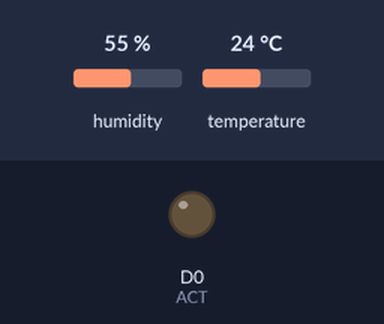
Bench run of a sketch on a simulated ESP8266 (NodeMCU). Parts: output pins drawn as LEDs (lit = HIGH). The test bench sets the inputs (shaded band); at power-on: humidity 55 %, temperature 24 °C. WiFi joins after 1.5 s; servers stay silent unless stated; not simulated (calls return 0 or success): arduino_secrets.h; what the sketch prints to the serial monitor is not drawn.

Above: at 0.0 s.
At 1.6 s:
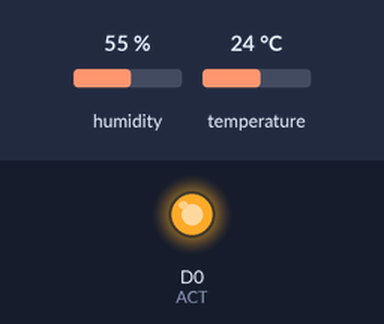
Timing chart, 0 to 3.1 s (numbered marks = the images above):
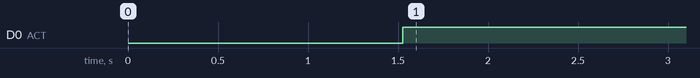

Measured:
- by itself, D0 (ACT): LOW → HIGH at 1.5 s

The sketch:

Project_IOT_apr02a.ino
```cpp
#include "arduino_secrets.h"
/*
  Sketch generated by the Arduino IoT Cloud Thing "Untitled"
  https://create.arduino.cc/cloud/things/8a442844-4155-4788-9678-001c43ee4944

  Arduino IoT Cloud Variables description

  The following variables are automatically generated and updated when changes are made to the Thing

  float heat_Index;
  float humidity;
  float soil_Moisture;
  float temperature;
  bool motor;

  Variables which are marked as READ/WRITE in the Cloud Thing will also have functions
  which are called when their values are changed from the Dashboard.
  These functions are generated with the Thing and added at the end of this sketch.
*/
#include "DHT.h"
#include<Arduino.h>
#include <SoftwareSerial.h>
#define DHTPIN D2
#define SENSOR_IN A0
#define ACT D0
 // what digital pin we're connected to
// Uncomment whatever type you're using!
#define DHTTYPE DHT11 // DHT 11
DHT dht(DHTPIN, DHTTYPE);
#include "thingProperties.h"
SoftwareSerial s(3,1);
String pump;
void setup() {
  // Initialize serial and wait for port to open:
  Serial.begin(9600);
  s.begin(9600);
  // This delay gives the chance to wait for a Serial Monitor without blocking if none is found
  delay(1500);
 pinMode(A0,INPUT);

  pinMode(D0,OUTPUT);
  // Defined in thingProperties.h
  initProperties();
dht.begin();
  // Connect to Arduino IoT Cloud
  ArduinoCloud.begin(ArduinoIoTPreferredConnection);

  /*
     The following function allows you to obtain more information
     related to the state of network and IoT Cloud connection and errors
     the higher number the more granular information you’ll get.
     The default is 0 (only errors).
     Maximum is 4
 */
  setDebugMessageLevel(2);
  ArduinoCloud.printDebugInfo();
}

void loop() {
  ArduinoCloud.update();
  // Your code here
  humidity = dht.readHumidity();
// Read temperature as Celsius
temperature= dht.readTemperature();
// Read temperature as Fahrenheit
float f= dht.readTemperature(true);
int soil=analogRead(SENSOR_IN);

soil_Moisture=map(soil, 704, 450, 0, 100);
// Check if any reads failed and exit early (to try again).
if (isnan(humidity)|| isnan(temperature) || isnan(f)) {
Serial.println("Failed to read from DHT sensor!");
return;
}
if (soil_Moisture>=49.00){
digitalWrite(ACT, HIGH);
motor=false;
pump="OF ";
}
else if(soil_Moisture<=51.00){
 digitalWrite(ACT, LOW);
 motor=true;
 pump="ON ";
}
// Compute heat index
// Must send in temp in Fahrenheit!
heat_Index = dht.computeHeatIndex(f,humidity);
  String s1="T=";
  String s2=String(temperature);
  String s3="C ";
  String s4="H=";
  String s5=String(humidity);
  String line1=s1+s2+s3+s4+s5+"\n";
  char line3[15];
  line1.toCharArray(line3,line1.length()+1);
s.write(line3);
delay(4000);
Serial.println(line3);
 String s6="M=";
  String s7=String(soil_Moisture);
  String s8="% ";
  String s9="PUMP=";
  String s10=String(pump);
  String line2=s6+s7+s8+s9+s10+"\n";
  char line4[15];
 line2.toCharArray(line4,line2.length()+1);
s.write(line4);

Serial.println(line4);
delay(4000);
}


/*
  Since Motor is READ_WRITE variable, onMotorChange() is
  executed every time a new value is received from IoT Cloud.
*/
void onMotorChange()  {
  if (motor==true){
    digitalWrite(ACT, HIGH);
  }
  else{
    digitalWrite(ACT, LOW);
  }
}
```

thingProperties.h
```cpp
// Code generated by Arduino IoT Cloud, DO NOT EDIT.

#include <ArduinoIoTCloud.h>
#include <Arduino_ConnectionHandler.h>

const char DEVICE_LOGIN_NAME[]  = "7001e182-9068-4e1c-9ede-25187fc3c52f";

const char SSID[]               = SECRET_SSID;    // Network SSID (name)
const char PASS[]               = SECRET_OPTIONAL_PASS;    // Network password (use for WPA, or use as key for WEP)
const char DEVICE_KEY[]  = SECRET_DEVICE_KEY;    // Secret device password

void onMotorChange();

float heat_Index;
float humidity;
float soil_Moisture;
float temperature;
bool motor;

void initProperties(){

  ArduinoCloud.setBoardId(DEVICE_LOGIN_NAME);
  ArduinoCloud.setSecretDeviceKey(DEVICE_KEY);
  ArduinoCloud.addProperty(heat_Index, READ, 5 * SECONDS, NULL);
  ArduinoCloud.addProperty(humidity, READ, 5 * SECONDS, NULL);
  ArduinoCloud.addProperty(soil_Moisture, READ, 5 * SECONDS, NULL);
  ArduinoCloud.addProperty(temperature, READ, 5 * SECONDS, NULL);
  ArduinoCloud.addProperty(motor, READWRITE, ON_CHANGE, onMotorChange, 1);

}

WiFiConnectionHandler ArduinoIoTPreferredConnection(SSID, PASS);
```
